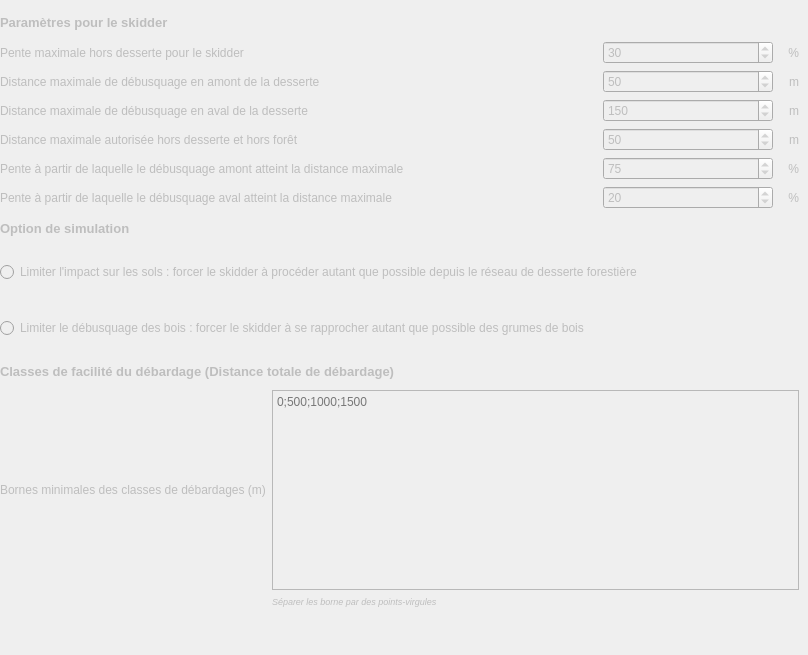
   <widget class="QWidget" name="skidder">
    <property name="enabled">
     <bool>false</bool>
    </property>
    <attribute name="title">
     <string>Skidder</string>
    </attribute>
    <widget class="QWidget" name="layoutWidget">
     <property name="geometry">
      <rect>
       <x>0</x>
       <y>10</y>
       <width>799</width>
       <height>636</height>
      </rect>
     </property>
     <layout class="QVBoxLayout" name="verticalLayout_10">
      <item>
       <widget class="QLabel" name="label_26">
        <property name="font">
         <font>
          <pointsize>10</pointsize>
          <weight>75</weight>
          <bold>true</bold>
         </font>
        </property>
        <property name="text">
         <string>Paramètres pour le skidder</string>
        </property>
       </widget>
      </item>
      <item>
       <layout class="QGridLayout" name="gridLayout_11">
        <item row="0" column="0">
         <widget class="QLabel" name="label_43">
          <property name="font">
           <font>
            <pointsize>9</pointsize>
           </font>
          </property>
          <property name="text">
           <string>Pente maximale hors desserte pour le skidder</string>
          </property>
         </widget>
        </item>
        <item row="0" column="2">
         <widget class="QLabel" name="label_44">
          <property name="maximumSize">
           <size>
            <width>20</width>
            <height>16777215</height>
           </size>
          </property>
          <property name="font">
           <font>
            <pointsize>9</pointsize>
           </font>
          </property>
          <property name="text">
           <string>%</string>
          </property>
          <property name="alignment">
           <set>Qt::AlignRight|Qt::AlignTrailing|Qt::AlignVCenter</set>
          </property>
         </widget>
        </item>
        <item row="1" column="1">
         <widget class="QSpinBox" name="spinBox_4">
          <property name="maximumSize">
           <size>
            <width>170</width>
            <height>16777215</height>
           </size>
          </property>
          <property name="font">
           <font>
            <pointsize>9</pointsize>
            <weight>50</weight>
            <bold>false</bold>
           </font>
          </property>
          <property name="maximum">
           <number>100000</number>
          </property>
          <property name="value">
           <number>50</number>
          </property>
         </widget>
        </item>
        <item row="3" column="2">
         <widget class="QLabel" name="label_50">
          <property name="maximumSize">
           <size>
            <width>20</width>
            <height>16777215</height>
           </size>
          </property>
          <property name="font">
           <font>
            <pointsize>9</pointsize>
           </font>
          </property>
          <property name="text">
           <string>m</string>
          </property>
          <property name="alignment">
           <set>Qt::AlignRight|Qt::AlignTrailing|Qt::AlignVCenter</set>
          </property>
         </widget>
        </item>
        <item row="2" column="1">
         <widget class="QSpinBox" name="spinBox_5">
          <property name="maximumSize">
           <size>
            <width>170</width>
            <height>16777215</height>
           </size>
          </property>
          <property name="font">
           <font>
            <pointsize>9</pointsize>
            <weight>50</weight>
            <bold>false</bold>
           </font>
          </property>
          <property name="maximum">
           <number>100000</number>
          </property>
          <property name="value">
           <number>150</number>
          </property>
         </widget>
        </item>
        <item row="1" column="2">
         <widget class="QLabel" name="label_46">
          <property name="maximumSize">
           <size>
            <width>20</width>
            <height>16777215</height>
           </size>
          </property>
          <property name="font">
           <font>
            <pointsize>9</pointsize>
           </font>
          </property>
          <property name="text">
           <string>m</string>
          </property>
          <property name="alignment">
           <set>Qt::AlignRight|Qt::AlignTrailing|Qt::AlignVCenter</set>
          </property>
         </widget>
        </item>
        <item row="2" column="2">
         <widget class="QLabel" name="label_48">
          <property name="maximumSize">
           <size>
            <width>20</width>
            <height>16777215</height>
           </size>
          </property>
          <property name="font">
           <font>
            <pointsize>9</pointsize>
           </font>
          </property>
          <property name="text">
           <string>m</string>
          </property>
          <property name="alignment">
           <set>Qt::AlignRight|Qt::AlignTrailing|Qt::AlignVCenter</set>
          </property>
         </widget>
        </item>
        <item row="3" column="1">
         <widget class="QSpinBox" name="spinBox_6">
          <property name="maximumSize">
           <size>
            <width>170</width>
            <height>16777215</height>
           </size>
          </property>
          <property name="font">
           <font>
            <pointsize>9</pointsize>
            <weight>50</weight>
            <bold>false</bold>
           </font>
          </property>
          <property name="maximum">
           <number>10000</number>
          </property>
          <property name="value">
           <number>50</number>
          </property>
         </widget>
        </item>
        <item row="4" column="1">
         <widget class="QSpinBox" name="spinBox_7">
          <property name="maximumSize">
           <size>
            <width>170</width>
            <height>16777215</height>
           </size>
          </property>
          <property name="font">
           <font>
            <pointsize>9</pointsize>
            <weight>50</weight>
            <bold>false</bold>
           </font>
          </property>
          <property name="maximum">
           <number>180</number>
          </property>
          <property name="value">
           <number>75</number>
          </property>
         </widget>
        </item>
        <item row="0" column="1">
         <widget class="QSpinBox" name="spinBox_3">
          <property name="maximumSize">
           <size>
            <width>170</width>
            <height>16777215</height>
           </size>
          </property>
          <property name="font">
           <font>
            <pointsize>9</pointsize>
            <weight>50</weight>
            <bold>false</bold>
           </font>
          </property>
          <property name="maximum">
           <number>180</number>
          </property>
          <property name="value">
           <number>30</number>
          </property>
         </widget>
        </item>
        <item row="5" column="1">
         <widget class="QSpinBox" name="spinBox_2">
          <property name="maximumSize">
           <size>
            <width>170</width>
            <height>16777215</height>
           </size>
          </property>
          <property name="font">
           <font>
            <pointsize>9</pointsize>
            <weight>50</weight>
            <bold>false</bold>
           </font>
          </property>
          <property name="maximum">
           <number>180</number>
          </property>
          <property name="value">
           <number>20</number>
          </property>
         </widget>
        </item>
        <item row="4" column="2">
         <widget class="QLabel" name="label_52">
          <property name="maximumSize">
           <size>
            <width>20</width>
            <height>16777215</height>
           </size>
          </property>
          <property name="font">
           <font>
            <pointsize>9</pointsize>
           </font>
          </property>
          <property name="text">
           <string>%</string>
          </property>
          <property name="alignment">
           <set>Qt::AlignRight|Qt::AlignTrailing|Qt::AlignVCenter</set>
          </property>
         </widget>
        </item>
        <item row="5" column="2">
         <widget class="QLabel" name="label_42">
          <property name="maximumSize">
           <size>
            <width>20</width>
            <height>16777215</height>
           </size>
          </property>
          <property name="font">
           <font>
            <pointsize>9</pointsize>
           </font>
          </property>
          <property name="text">
           <string>%</string>
          </property>
          <property name="alignment">
           <set>Qt::AlignRight|Qt::AlignTrailing|Qt::AlignVCenter</set>
          </property>
         </widget>
        </item>
        <item row="1" column="0">
         <widget class="QLabel" name="label_45">
          <property name="font">
           <font>
            <pointsize>9</pointsize>
           </font>
          </property>
          <property name="text">
           <string>Distance maximale de débusquage en amont de la desserte</string>
          </property>
         </widget>
        </item>
        <item row="2" column="0">
         <widget class="QLabel" name="label_47">
          <property name="font">
           <font>
            <pointsize>9</pointsize>
           </font>
          </property>
          <property name="text">
           <string>Distance maximale de débusquage en aval de la desserte </string>
          </property>
         </widget>
        </item>
        <item row="3" column="0">
         <widget class="QLabel" name="label_49">
          <property name="font">
           <font>
            <pointsize>9</pointsize>
           </font>
          </property>
          <property name="text">
           <string>Distance maximale autorisée hors desserte et hors forêt </string>
          </property>
         </widget>
        </item>
        <item row="4" column="0">
         <widget class="QLabel" name="label_51">
          <property name="font">
           <font>
            <pointsize>9</pointsize>
           </font>
          </property>
          <property name="text">
           <string>Pente à partir de laquelle le débusquage amont atteint la distance maximale</string>
          </property>
         </widget>
        </item>
        <item row="5" column="0">
         <widget class="QLabel" name="label_25">
          <property name="font">
           <font>
            <pointsize>9</pointsize>
           </font>
          </property>
          <property name="text">
           <string>Pente à partir de laquelle le débusquage aval atteint la distance maximale</string>
          </property>
         </widget>
        </item>
       </layout>
      </item>
      <item>
       <widget class="QLabel" name="label_53">
        <property name="maximumSize">
         <size>
          <width>1700</width>
          <height>200</height>
         </size>
        </property>
        <property name="font">
         <font>
          <pointsize>10</pointsize>
          <weight>75</weight>
          <bold>true</bold>
         </font>
        </property>
        <property name="text">
         <string>Option de simulation</string>
        </property>
       </widget>
      </item>
      <item>
       <widget class="QRadioButton" name="radioButton_2">
        <property name="minimumSize">
         <size>
          <width>0</width>
          <height>50</height>
         </size>
        </property>
        <property name="font">
         <font>
          <pointsize>9</pointsize>
         </font>
        </property>
        <property name="text">
         <string>Limiter l'impact sur les sols : forcer le skidder à procéder autant que possible depuis le réseau de desserte forestière</string>
        </property>
       </widget>
      </item>
      <item>
       <widget class="QRadioButton" name="radioButton_1">
        <property name="minimumSize">
         <size>
          <width>0</width>
          <height>50</height>
         </size>
        </property>
        <property name="font">
         <font>
          <pointsize>9</pointsize>
         </font>
        </property>
        <property name="text">
         <string>Limiter le débusquage des bois : forcer le skidder à se rapprocher autant que possible des grumes de bois </string>
        </property>
       </widget>
      </item>
      <item>
       <widget class="QLabel" name="label_31">
        <property name="font">
         <font>
          <pointsize>10</pointsize>
          <weight>75</weight>
          <bold>true</bold>
         </font>
        </property>
        <property name="text">
         <string>Classes de facilité du débardage (Distance totale de débardage)</string>
        </property>
       </widget>
      </item>
      <item>
       <layout class="QGridLayout" name="gridLayout_12">
        <item row="0" column="0">
         <widget class="QLabel" name="label_139">
          <property name="font">
           <font>
            <pointsize>9</pointsize>
           </font>
          </property>
          <property name="text">
           <string>Bornes minimales des classes de débardages (m)</string>
          </property>
         </widget>
        </item>
        <item row="0" column="1">
         <widget class="QPlainTextEdit" name="plainTextEdit_1">
          <property name="minimumSize">
           <size>
            <width>400</width>
            <height>180</height>
           </size>
          </property>
          <property name="maximumSize">
           <size>
            <width>1070</width>
            <height>200</height>
           </size>
          </property>
          <property name="layoutDirection">
           <enum>Qt::LeftToRight</enum>
          </property>
          <property name="placeholderText">
           <string>0;500;1000;1500</string>
          </property>
         </widget>
        </item>
        <item row="1" column="1">
         <widget class="QLabel" name="label_140">
          <property name="minimumSize">
           <size>
            <width>0</width>
            <height>50</height>
           </size>
          </property>
          <property name="maximumSize">
           <size>
            <width>16777215</width>
            <height>50</height>
           </size>
          </property>
          <property name="font">
           <font>
            <pointsize>7</pointsize>
            <italic>true</italic>
            <kerning>true</kerning>
           </font>
          </property>
          <property name="text">
           <string>Séparer les borne par des points-virgules</string>
          </property>
          <property name="alignment">
           <set>Qt::AlignLeading|Qt::AlignLeft|Qt::AlignTop</set>
          </property>
         </widget>
        </item>
       </layout>
      </item>
     </layout>
    </widget>
   </widget>
